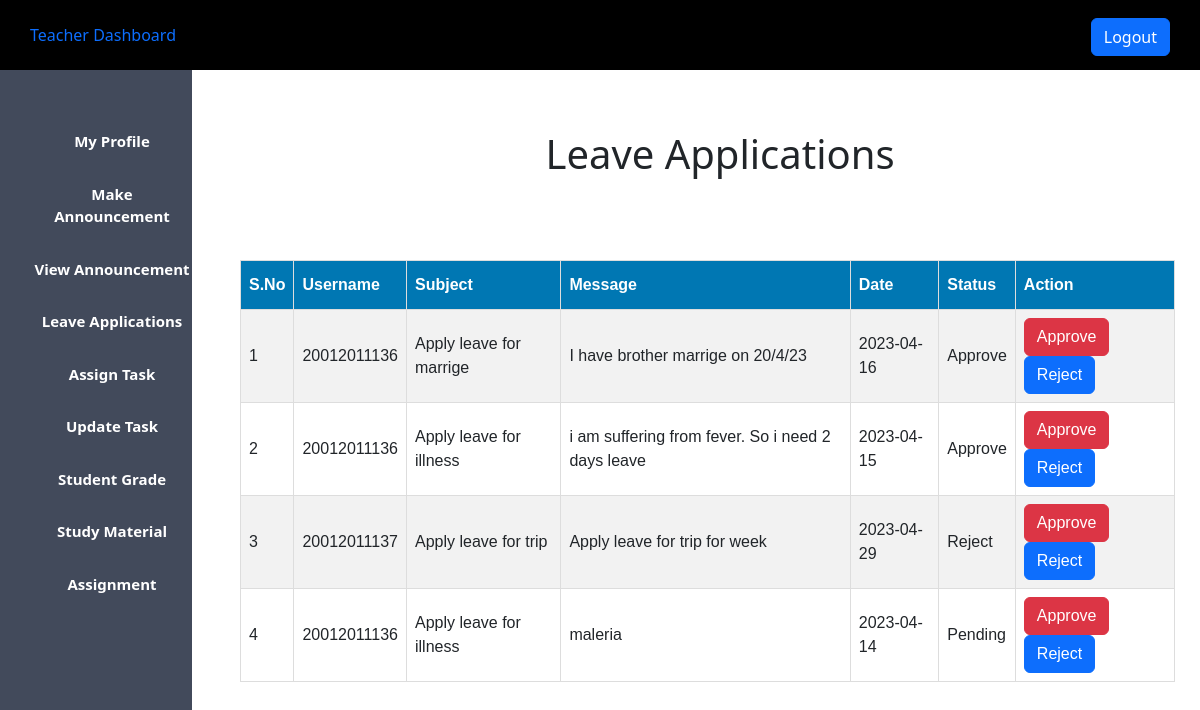
The app's page /teacher_view_leave.php (signed in) with its own data.
### tables this page shows
CREATE TABLE `leaves` (
  `lid` int(11) NOT NULL,
  `username` varchar(20) DEFAULT NULL,
  `subject` varchar(500) DEFAULT NULL,
  `message` varchar(500) DEFAULT NULL,
  `date` date DEFAULT NULL,
  `status` varchar(20) DEFAULT NULL
);

### teacher_view_leave.php (the view, shortened to what this page needs)
<?php
$host = "localhost";
$user = "root";
$password = "";
$db = "lms_db";
$data = mysqli_connect($host, $user, $password, $db);
$sql = "SELECT * FROM leaves";
$result = mysqli_query($data, $sql);
?>
<!DOCTYPE html>
<html lang="en">
<head>
    <?php
    include('teacher_css.php');
    ?>
</head>
<body>
    <?php
    include('teacher_sidebar.php');
    ?>
    <div class="content">
        <center>
            <h1>Leave Applications</h1>
            <br>
            <table id="table1" border="1px">
                <tr>
                    <th class="table_th">S.No</th>
                    <th class="table_th">Username</th>
                    <th class="table_th">Subject</th>
                    <th class="table_th">Message</th>
                    <th class="table_th">Date</th>
                    <th class="table_th">Status</th>
                    <th class="table_th">Action</th>
                </tr>
                <?php
                $sno = 1;
                while ($info = $result->fetch_assoc()) {
                ?>
                    <tr>
                        <td class="table_td">
                             <?php echo $sno; ?>
                        </td>
                        <td class="table_td">
                            <?php echo "{$info['username']}"; ?>
                        </td>
                        <td class="table_td">
                            <?php echo "{$info['subject']}"; ?>
                        </td>
                        <td class="table_td">
                            <?php echo "{$info['message']}"; ?>
                        </td>
                        <td class="table_td">
                            <?php echo "{$info['date']}"; ?>
                        </td>
                        <td class="table_td">
                            <?php echo "{$info['status']}"; ?>
                        </td>
                        <td class="table_td">
                            <?php $status = 'Approve'; echo "<a class='btn btn-danger' href='teacher_view_leave.php?leave_id={$info['lid']}&l_status={$status}'>Approve</a>"; ?>
                            <?php $status = 'Reject'; echo "<a class='btn btn-primary' href='teacher_view_leave.php?leave_id={$info['lid']}&l_status={$status}'>Reject</a>"; ?>
                        </td>
                    </tr>
                <?php
                $sno = $sno + 1;
                }
                ?>
            </table>
        </center>
    </div>
</body>
</html>

### css/admin.css (style rules this page uses)
* { margin: 0px; padding: 0px; }
a, a:hover { text-decoration: none !important; }
.content { margin-left: 20%; margin-top: 5%; }

### teacher_view_leave.php (style rules this page uses)
#table1 { font-family: Arial; border-collapse: collapse; margin-top: 50px; margin-right: 25px; overflow: auto; }
#table1 td, #table1 th { border: 1px solid #ddd; padding: 8px; }
#table1 tr:nth-child(even) { background-color: #f2f2f2; }
#table1 th { padding-top: 12px; padding-bottom: 12px; text-align: left; background-color: #0077b3; color: white; }

### records on screen
leaves: username "20012011136", subject "Apply leave for marrige", message "I have brother marrige on 20/4/23", date "2023-04-16", status "Approve"
leaves: username "20012011136", subject "Apply leave for illness", message "i am suffering from fever. So i need 2 days leave", date "2023-04-15", status "Approve"
leaves: username "20012011137", subject "Apply leave for trip", message "Apply leave for trip for week", date "2023-04-29", status "Reject"
leaves: username "20012011136", subject "Apply leave for illness", message "maleria", date "2023-04-14", status "Pending"
